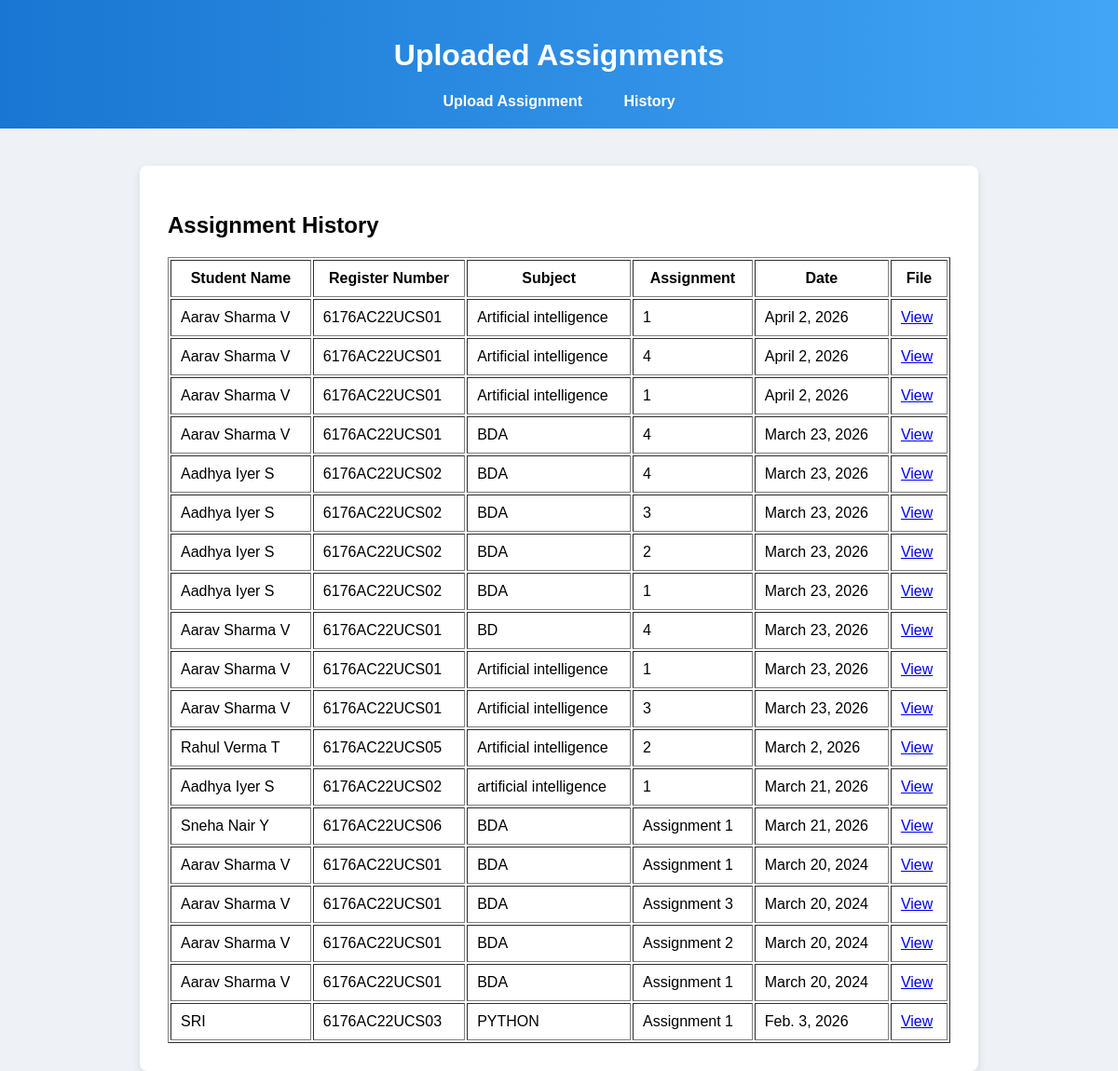
The page /assignment_history/ on the database its author committed.
### myapps/models.py (models this page shows, shortened)
class Assignment(models.Model):
    student_name = models.CharField(max_length=100)
    register_number = models.CharField(max_length=50)
    year = models.CharField(max_length=20)
    subject = models.CharField(max_length=100)
    assignment_no = models.CharField(max_length=50)
    date = models.DateField()
    assignment_file = models.FileField(upload_to='assignments/')
    section = models.CharField(max_length=1)

### myapps/views.py (the view)
# urls.py: path("assignment_history/",views.assignment_history,name="assignment_history"),
def assignment_history(request):
    assignments = Assignment.objects.all().order_by("-id")
    return render(request,"assignment_history.html",{"assignments":assignments})

### myapps/templates/assignment_history.html (shortened to what this page needs)
<!DOCTYPE html>
<html>
<head>
<link rel="stylesheet" href="/static/css/assignment.css">
</head>
<body>
<div class="header">
<h1>Uploaded Assignments</h1>
<div class="menu">
<a href="/assignment_upload/">Upload Assignment</a>
<a href="/assignment_history/">History</a>
</div>
</div>
<div class="form-section">
<h2>Assignment History</h2>
<table border="1" width="100%" cellpadding="10">
<tr>
<th>Student Name</th>
<th>Register Number</th>
<th>Subject</th>
<th>Assignment</th>
<th>Date</th>
<th>File</th>
</tr>
{% for a in assignments %}
<tr>
<td>{{a.student_name}}</td>
<td>{{a.register_number}}</td>
<td>{{a.subject}}</td>
<td>{{a.assignment_no}}</td>
<td>{{a.date}}</td>
<td>
<a href="{{a.assignment_file.url}}" target="_blank">View</a>
</td>
</tr>
{% endfor %}
</table>
</div>
</body>
</html>

### myapps/static/css/assignment.css (style rules this page uses)
body { font-family:Arial; margin:0; background:#eef2f7; }
.header { background:linear-gradient(90deg,#1976d2,#42a5f5); color:white; padding:20px; text-align:center; }
.menu { margin-top:10px; }
.menu a { color:white; text-decoration:none; margin:0 20px; font-weight:bold; }
.form-section { width:70%; margin:auto; margin-top:40px; background:white; padding:30px; border-radius:8px; box-shadow:0px 4px 10px rgba(0,0,0,0.1); }

### rows shown on the page
Assignment: student_name "Aarav Sharma V", register_number "6176AC22UCS01", subject "Artificial intelligence", assignment_no "1", date "April 2, 2026"
Assignment: student_name "Aarav Sharma V", register_number "6176AC22UCS01", subject "Artificial intelligence", assignment_no "4", date "April 2, 2026"
Assignment: student_name "Aarav Sharma V", register_number "6176AC22UCS01", subject "Artificial intelligence", assignment_no "1", date "April 2, 2026"
Assignment: student_name "Aarav Sharma V", register_number "6176AC22UCS01", subject "BDA", assignment_no "4", date "March 23, 2026"
Assignment: student_name "Aadhya Iyer S", register_number "6176AC22UCS02", subject "BDA", assignment_no "4", date "March 23, 2026"
Assignment: student_name "Aadhya Iyer S", register_number "6176AC22UCS02", subject "BDA", assignment_no "3", date "March 23, 2026"
Assignment: student_name "Aadhya Iyer S", register_number "6176AC22UCS02", subject "BDA", assignment_no "2", date "March 23, 2026"
Assignment: student_name "Aadhya Iyer S", register_number "6176AC22UCS02", subject "BDA", assignment_no "1", date "March 23, 2026"
Assignment: student_name "Aarav Sharma V", register_number "6176AC22UCS01", subject "BD", assignment_no "4", date "March 23, 2026"
Assignment: student_name "Aarav Sharma V", register_number "6176AC22UCS01", subject "Artificial intelligence", assignment_no "1", date "March 23, 2026"
Assignment: student_name "Aarav Sharma V", register_number "6176AC22UCS01", subject "Artificial intelligence", assignment_no "3", date "March 23, 2026"
Assignment: student_name "Rahul Verma T", register_number "6176AC22UCS05", subject "Artificial intelligence", assignment_no "2", date "March 2, 2026"
Assignment: student_name "Aadhya Iyer S", register_number "6176AC22UCS02", subject "artificial intelligence", assignment_no "1", date "March 21, 2026"
Assignment: student_name "Sneha Nair Y", register_number "6176AC22UCS06", subject "BDA", assignment_no "Assignment 1", date "March 21, 2026"
Assignment: student_name "Aarav Sharma V", register_number "6176AC22UCS01", subject "BDA", assignment_no "Assignment 1", date "March 20, 2024"
Assignment: student_name "Aarav Sharma V", register_number "6176AC22UCS01", subject "BDA", assignment_no "Assignment 3", date "March 20, 2024"
Assignment: student_name "Aarav Sharma V", register_number "6176AC22UCS01", subject "BDA", assignment_no "Assignment 2", date "March 20, 2024"
Assignment: student_name "Aarav Sharma V", register_number "6176AC22UCS01", subject "BDA", assignment_no "Assignment 1", date "March 20, 2024"
Assignment: student_name "SRI", register_number "6176AC22UCS03", subject "PYTHON", assignment_no "Assignment 1", date "Feb. 3, 2026"
